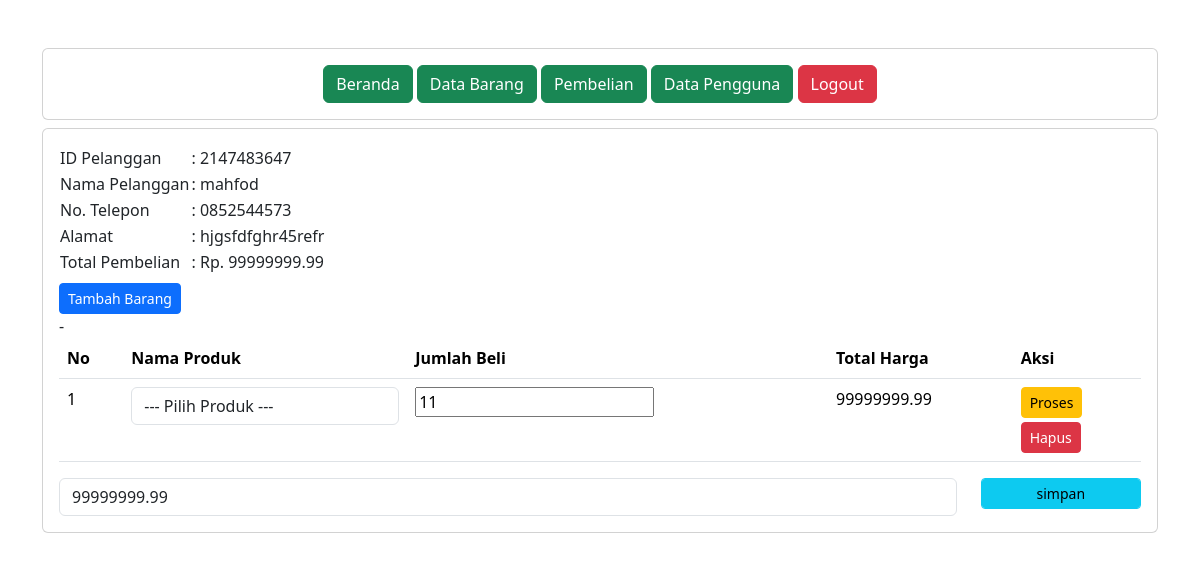
The page /administrator/detail_pembelian.php?pelanggan_id=2147483647 (signed in) on the database its author committed.
### tables this page shows
CREATE TABLE `penjualan` (
  `penjualan_id` int(11) NOT NULL,
  `tanggal_penjualan` date NOT NULL,
  `total_harga` decimal(10,2) NOT NULL,
  `pelanggan_id` int(11) UNSIGNED NOT NULL
);

CREATE TABLE `pelanggan` (
  `pelanggan_id` int(11) UNSIGNED NOT NULL,
  `nama_pelanggan` varchar(255) NOT NULL,
  `alamat` text NOT NULL,
  `nomor_telepon` varchar(15) NOT NULL
);

CREATE TABLE `detailpenjualan` (
  `detail_id` int(11) NOT NULL,
  `penjualan_id` int(11) NOT NULL,
  `produk_id` int(11) NOT NULL,
  `jumlah_produk` int(11) NOT NULL,
  `subtotal` decimal(10,2) NOT NULL
);

### administrator/detail_pembelian.php (the view, shortened to what this page needs)
<?php
include '../koneksi.php';
include "header.php";
include "navbar.php";
?>
<div class="card mt-2">
    <div class="card-body">
        <?php
        $pelanggan_id = $_GET['pelanggan_id'];
        $data = mysqli_query($koneksi,"SELECT * FROM pelanggan INNER JOIN penjualan ON pelanggan.pelanggan_id=penjualan.pelanggan_id");
        while($d = mysqli_fetch_array($data)){
            ?>
        <?php if ($d['pelanggan_id'] == $pelanggan_id) { ?>
        <table>
            <tr>
                <td>ID Pelanggan</td>
                <td>: <?= $d['pelanggan_id']; ?></td>
            </tr>
            <tr>
                <td>Nama Pelanggan</td>
                <td>: <?= $d['nama_pelanggan']; ?></td>
            </tr>
            <tr>
                <td>No. Telepon</td>
                <td>: <?= $d['nomor_telepon']; ?></td>
            </tr>
            <tr>
                <td>Alamat</td>
                <td>: <?= $d['alamat']; ?></td>
            </tr>
            <tr>
                <td>Total Pembelian</td>
                <td>: Rp. <?= $d['total_harga']; ?></td>
            </tr>
        </table>
        <form method="post" action="tambah_detail_penjualan.php">
            <button type="submit" class="btn btn-primary btn-sm mt-2">Tambah Barang</button>
        </form>
        <table class="table">
            <thead>
                <tr>
                    <th>No</th>
                    <th>Nama Produk</th>
                    <th>Jumlah Beli</th>
                    <th>Total Harga</th>
                    <th>Aksi</th>
                </tr>
            </thead>
            <tbody>
                <?php
                    $nos = 1;
                    $detail_penjualan = mysqli_query($koneksi,"SELECT * FROM detailpenjualan");
                    while($d_detail_penjualan = mysqli_fetch_array($detail_penjualan)){
                    ?>
                <?php
                    if ($d_detail_penjualan['penjualan_id'] == $d['penjualan_id']) { ?>-
                <tr>
                    <td><?= $nos++; ?></td>
                    <td>
                        <form action="simpan_barang_beli.php" method="post">
                            <div class="form-group">
                                <select name="produk_id" class="form-control" onchange="this.form.submit()">
                                    <option>--- Pilih Produk ---</option>
                                </select>
                            </div>
                        </form>
                    </td>
                    <td>
                        <form method="post" action="hitung_subtotal.php">
                            <div class="form-group">
                                <input type="number" name="jumlah_produk"
                                    value="<?= $d_detail_penjualan['jumlah_produk']; ?>" class="from_control">
                            </div>
                    </td>
                    <td><?= $d_detail_penjualan['subtotal']; ?></td>
                    <td>
                        <button type="submit" class="btn btn-warning btn-sm">Proses</button>
                        <form method="post" class="mt-1" action="hapus_detail_pembelian.php">
                            <button type="submit" class="btn btn-danger btn-sm">Hapus</button>
                        </form>
                    </td>
                </tr>
                <?php } else {
                        ?>
                <?php
                    }
                    }
                    ?>
            </tbody>
        </table>
        <form method="post" action="simpan_total_harga.php">
            <?php
                $detail_penjualan =  mysqli_query($koneksi, "SELECT SUM(subtotal) AS total_harga FROM detailpenjualan WHERE penjualan_id='$d[penjualan_id]'");
                $row =  mysqli_fetch_assoc($detail_penjualan);
                $sum = $row['total_harga'];
                ?>
            <div class="row">
                <div class="col-sm-10">
                    <div class="form-group">
                        <input type="text" class="form-control" name="total_harga" value="<?= $sum ?>">
                    </div>
                </div>
                <div class="col-sm-2">
                    <div class="form-group">
                        <button class="btn btn-info btn-sm form-control" type="submit">simpan</button>
                    </div>
                </div>
            </div>
        </form>
        <?php } else { ?>
        <?php
        }
        }
        ?>
    </div>
</div>

### rows shown on the page
penjualan: pelanggan "2147483647", pelanggan.nama_pelanggan "mahfod", pelanggan.nomor_telepon "0852544573", pelanggan.alamat "hjgsfdfghr45refr", total_harga "99999999.99"
detailpenjualan: jumlah_produk "11", subtotal "99999999.99"
